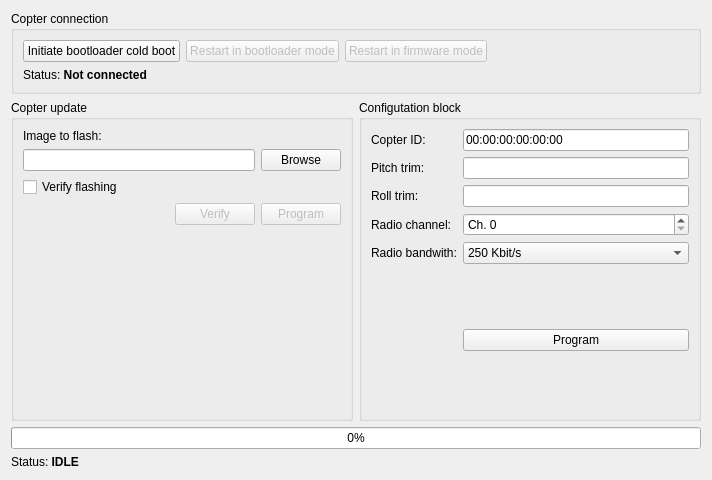
<?xml version="1.0" encoding="UTF-8"?>
<ui version="4.0">
 <class>Form</class>
 <widget class="QWidget" name="Form">
  <property name="enabled">
   <bool>true</bool>
  </property>
  <property name="geometry">
   <rect>
    <x>0</x>
    <y>0</y>
    <width>712</width>
    <height>480</height>
   </rect>
  </property>
  <property name="windowTitle">
   <string>Crazyflie Service</string>
  </property>
  <layout class="QGridLayout" name="gridLayout_3">
   <item row="0" column="0">
    <layout class="QVBoxLayout" name="verticalLayout">
     <item>
      <widget class="QGroupBox" name="groupBox">
       <property name="title">
        <string>Copter connection</string>
       </property>
       <layout class="QVBoxLayout" name="verticalLayout_2">
        <item>
         <layout class="QHBoxLayout" name="horizontalLayout_2">
          <item>
           <widget class="QPushButton" name="coldBootButton">
            <property name="text">
             <string>Initiate bootloader cold boot</string>
            </property>
           </widget>
          </item>
          <item>
           <widget class="QPushButton" name="pushButton_2">
            <property name="enabled">
             <bool>false</bool>
            </property>
            <property name="text">
             <string>Restart in bootloader mode</string>
            </property>
           </widget>
          </item>
          <item>
           <widget class="QPushButton" name="resetButton">
            <property name="enabled">
             <bool>false</bool>
            </property>
            <property name="text">
             <string>Restart in firmware mode</string>
            </property>
           </widget>
          </item>
          <item>
           <spacer name="horizontalSpacer">
            <property name="orientation">
             <enum>Qt::Horizontal</enum>
            </property>
            <property name="sizeHint" stdset="0">
             <size>
              <width>40</width>
              <height>20</height>
             </size>
            </property>
           </spacer>
          </item>
         </layout>
        </item>
        <item>
         <widget class="QLabel" name="connectionStatus">
          <property name="text">
           <string>Status: &lt;b&gt;Not connected&lt;/b&gt;</string>
          </property>
         </widget>
        </item>
       </layout>
      </widget>
     </item>
     <item>
      <layout class="QGridLayout" name="gridLayout">
       <property name="horizontalSpacing">
        <number>6</number>
       </property>
       <item row="0" column="0">
        <widget class="QGroupBox" name="groupBox_2">
         <property name="enabled">
          <bool>true</bool>
         </property>
         <property name="title">
          <string>Copter update</string>
         </property>
         <layout class="QVBoxLayout" name="verticalLayout_3">
          <item>
           <layout class="QGridLayout" name="gridLayout_4">
            <item row="1" column="2">
             <widget class="QPushButton" name="imagePathBrowseButton">
              <property name="text">
               <string>Browse</string>
              </property>
             </widget>
            </item>
            <item row="2" column="0">
             <widget class="QCheckBox" name="verifyCheckBox">
              <property name="text">
               <string>Verify flashing</string>
              </property>
             </widget>
            </item>
            <item row="0" column="0">
             <widget class="QLabel" name="label_3">
              <property name="text">
               <string>Image to flash:</string>
              </property>
             </widget>
            </item>
            <item row="1" column="0">
             <widget class="QLineEdit" name="imagePathLine"/>
            </item>
           </layout>
          </item>
          <item>
           <layout class="QHBoxLayout" name="horizontalLayout_3">
            <item>
             <spacer name="horizontalSpacer_2">
              <property name="orientation">
               <enum>Qt::Horizontal</enum>
              </property>
              <property name="sizeHint" stdset="0">
               <size>
                <width>40</width>
                <height>20</height>
               </size>
              </property>
             </spacer>
            </item>
            <item>
             <widget class="QPushButton" name="verifyButton">
              <property name="enabled">
               <bool>false</bool>
              </property>
              <property name="text">
               <string>Verify</string>
              </property>
             </widget>
            </item>
            <item>
             <widget class="QPushButton" name="programButton">
              <property name="enabled">
               <bool>false</bool>
              </property>
              <property name="text">
               <string>Program</string>
              </property>
             </widget>
            </item>
           </layout>
          </item>
          <item>
           <spacer name="verticalSpacer_3">
            <property name="orientation">
             <enum>Qt::Vertical</enum>
            </property>
            <property name="sizeHint" stdset="0">
             <size>
              <width>20</width>
              <height>40</height>
             </size>
            </property>
           </spacer>
          </item>
         </layout>
        </widget>
       </item>
       <item row="0" column="1">
        <widget class="QGroupBox" name="configBlockGroup">
         <property name="enabled">
          <bool>true</bool>
         </property>
         <property name="title">
          <string>Configutation block</string>
         </property>
         <layout class="QGridLayout" name="gridLayout_2">
          <item row="6" column="0">
           <widget class="QLabel" name="label_9">
            <property name="text">
             <string>Radio bandwith:</string>
            </property>
           </widget>
          </item>
          <item row="6" column="2">
           <widget class="QComboBox" name="radioSpeed">
            <property name="editable">
             <bool>false</bool>
            </property>
            <property name="currentIndex">
             <number>0</number>
            </property>
            <item>
             <property name="text">
              <string>250 Kbit/s</string>
             </property>
            </item>
            <item>
             <property name="text">
              <string>1 MBit/s</string>
             </property>
            </item>
            <item>
             <property name="text">
              <string> 2 MBit/s</string>
             </property>
            </item>
           </widget>
          </item>
          <item row="1" column="0">
           <widget class="QLabel" name="label_4">
            <property name="text">
             <string>Pitch trim:</string>
            </property>
           </widget>
          </item>
          <item row="2" column="0">
           <widget class="QLabel" name="label_6">
            <property name="text">
             <string>Roll trim:</string>
            </property>
           </widget>
          </item>
          <item row="1" column="2">
           <widget class="QLineEdit" name="pitchTrim">
            <property name="enabled">
             <bool>true</bool>
            </property>
            <property name="frame">
             <bool>true</bool>
            </property>
           </widget>
          </item>
          <item row="0" column="2">
           <widget class="QLineEdit" name="copterId">
            <property name="enabled">
             <bool>true</bool>
            </property>
            <property name="text">
             <string>00:00:00:00:00:00</string>
            </property>
            <property name="readOnly">
             <bool>true</bool>
            </property>
           </widget>
          </item>
          <item row="8" column="2">
           <widget class="QPushButton" name="saveConfigblock">
            <property name="text">
             <string>Program</string>
            </property>
           </widget>
          </item>
          <item row="5" column="0">
           <widget class="QLabel" name="label_8">
            <property name="text">
             <string>Radio channel:</string>
            </property>
           </widget>
          </item>
          <item row="2" column="2">
           <widget class="QLineEdit" name="rollTrim"/>
          </item>
          <item row="5" column="2">
           <widget class="QSpinBox" name="radioChannel">
            <property name="prefix">
             <string>Ch. </string>
            </property>
            <property name="maximum">
             <number>127</number>
            </property>
           </widget>
          </item>
          <item row="0" column="0">
           <widget class="QLabel" name="label_10">
            <property name="text">
             <string>Copter ID:</string>
            </property>
           </widget>
          </item>
          <item row="7" column="0">
           <spacer name="verticalSpacer_2">
            <property name="orientation">
             <enum>Qt::Vertical</enum>
            </property>
            <property name="sizeHint" stdset="0">
             <size>
              <width>0</width>
              <height>10</height>
             </size>
            </property>
           </spacer>
          </item>
          <item row="9" column="2">
           <spacer name="verticalSpacer">
            <property name="orientation">
             <enum>Qt::Vertical</enum>
            </property>
            <property name="sizeHint" stdset="0">
             <size>
              <width>20</width>
              <height>40</height>
             </size>
            </property>
           </spacer>
          </item>
         </layout>
        </widget>
       </item>
      </layout>
     </item>
     <item>
      <layout class="QVBoxLayout" name="verticalLayout_6">
       <item>
        <widget class="QProgressBar" name="progressBar">
         <property name="value">
          <number>0</number>
         </property>
        </widget>
       </item>
       <item>
        <widget class="QLabel" name="statusLabel">
         <property name="text">
          <string>Status: &lt;b&gt;IDLE&lt;/b&gt;</string>
         </property>
        </widget>
       </item>
      </layout>
     </item>
    </layout>
   </item>
  </layout>
 </widget>
 <resources/>
 <connections/>
</ui>
